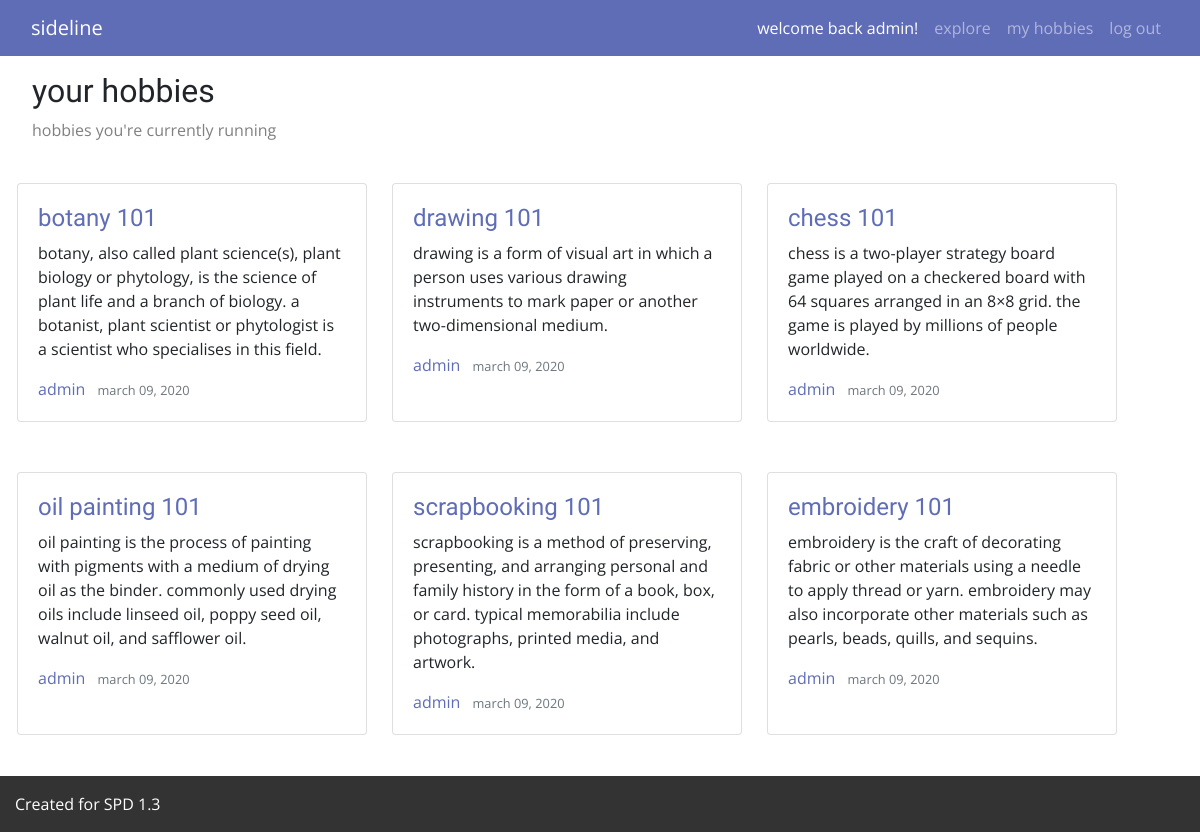
Page /my-hobbies/ (signed in) on the committed database.
### hobbies/models.py (models this page shows, shortened)
class Hobbies(models.Model):
    title = models.CharField(max_length=100)
    content = models.TextField()
    img_url = models.URLField(max_length=1000, default="https://www.okea.org/wp-content/uploads/2019/10/placeholder.png")
    date_posted = models.DateTimeField(default=timezone.now)
    author = models.ForeignKey(User, on_delete=models.SET_NULL, null=True)

### hobbies/views.py (the view)
# urls.py: path('my-hobbies/', HobbiesListView.as_view(), name='hobbies-list'),
class HobbiesListView(ListView):
    model = Hobbies
    template_name = 'hobbies/list.html'    #<app>/<model>_<viewtype>.html
    context_object_name = 'hobbies'
    ordering = ['-date_posted']

### hobbies/templates/hobbies/hobbies_list.html (shortened to what this page needs)
{% extends "hobbies/base.html" %}
{% load static %}
{% block content %}
    <h2>your hobbies</h2>
    <p style="color:gray">hobbies you're currently running</p>
    <div class="row hobby">
        {% for hobby in hobbies %}
            {% if hobby.author == user %}
                <div class="card hobby-card">
                    <div class="card-body">
                        <h4><a class="card-title" href="{% url 'hobbies-detail' hobby.id %}">{{ hobby.title }}</a></h4>
                        <p class="card-text">{{ hobby.content }}</p>
                        <div class="">
                            <a class="mr-2" href="#">{{ hobby.author }}</a>
                            <small class="text-muted">{{ hobby.date_posted|date:"F d, Y" }}</small>
                        </div>
                    </div>
                </div>
            {% endif %}
        {% endfor %}
    </div>
{% endblock content %}

### hobbies/templates/hobbies/base.html (shortened to what this page needs)
<!DOCTYPE html>
<html>
    <head>
        <link rel="stylesheet" href="https://cdnjs.cloudflare.com/ajax/libs/twitter-bootstrap/4.3.1/css/bootstrap.min.css">
        {% load static %}
        <link rel='stylesheet' href="{% static 'css/style.css' %}">
    </head>
    <body>
        <nav class="navbar navbar-expand-md sticky-top">
            <div class="container-fluid">
                <a class="navbar-brand" href="{% url 'hobbies-home' %}">sideline</a>
                <div class="navbar-dark collapse navbar-collapse" id="navcol-1">
                    {% if request.user.is_authenticated %}
                        <ul class="nav navbar-nav ml-auto">
                            <li class="nav-link" id="user-welcome" role="presentation">welcome back {{ user.username }}!</li>
                            <li class="nav-item" role="presentation"><a class="nav-link" href="{% url 'hobbies-explore' %}">explore</a></li>
                            <li class="nav-item" role="presentation"><a class="nav-link" href="{% url 'hobbies-list' %}">my hobbies</a></li>
                            <li class="nav-item" role="presentation"><a class="nav-link" href="{% url 'logout' %}">log out</a></li>
                        </ul>
                    {% endif %}
                </div>
            </div>
        </nav>
        <div class="content container-fluid">
            {% block content %}
            {% endblock %}
        </div>
        <div class="container-fluid section footer">
            <p>Created for SPD 1.3</p>
        </div>
    </body>
</html>

### static/css/style.css (style rules this page uses)
html, body { font-family: 'Open Sans', sans-serif; }
h1, h2, h3, h4, h5 { font-family: 'Ubuntu', sans-serif; }
.navbar { background-color: #5f6db7; }
.navbar-brand { color: white; }
#user-welcome { color: white; }
.content { padding: 16px 32px; }
.section { margin: 0px 0px 50px 0px; }
.footer { background-color: #333; color: white; display: flex; margin: 0; padding-top: 16px; }
a { color: #5f6db7; }
.hobby { display: flex; flex-direction: row; }
.hobby-card { width: 350px; margin: 25px 25px 25px 0px; text-transform: lowercase; }
.hobby-card a { color: #5f6db7; }

### rows in the picture
Hobbies: title "botany 101", content "botany, also called plant science(s), plant biology or phytology, is the science of plant life and a branch of biology. a botanist, plant scientist or phytologist is a scientist who specialises in this field.", author "admin", date_posted "march 09, 2020"
Hobbies: title "drawing 101", content "drawing is a form of visual art in which a person uses various drawing instruments to mark paper or another two-dimensional medium.", author "admin", date_posted "march 09, 2020"
Hobbies: title "chess 101", content "chess is a two-player strategy board game played on a checkered board with 64 squares arranged in an 8×8 grid. the game is played by millions of people worldwide.", author "admin", date_posted "march 09, 2020"
Hobbies: title "oil painting 101", content "oil painting is the process of painting with pigments with a medium of drying oil as the binder. commonly used drying oils include linseed oil, poppy seed oil, walnut oil, and safflower oil.", author "admin", date_posted "march 09, 2020"
Hobbies: title "scrapbooking 101", content "scrapbooking is a method of preserving, presenting, and arranging personal and family history in the form of a book, box, or card. typical memorabilia include photographs, printed media, and artwork.", author "admin", date_posted "march 09, 2020"
Hobbies: title "embroidery 101", content "embroidery is the craft of decorating fabric or other materials using a needle to apply thread or yarn. embroidery may also incorporate other materials such as pearls, beads, quills, and sequins.", author "admin", date_posted "march 09, 2020"

### other values in the picture
{{ user.username }} "admin"
